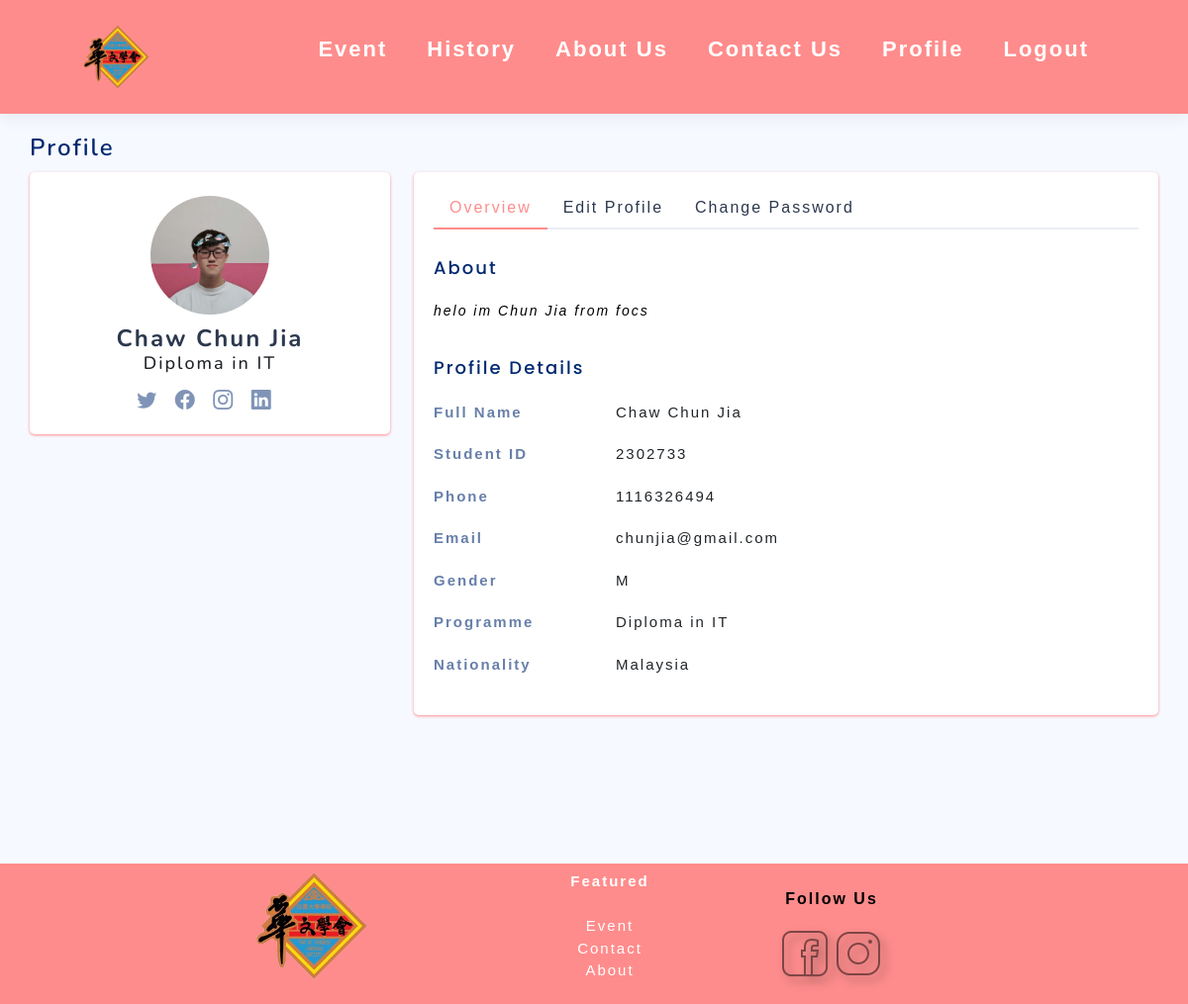
The app's page /Project/User/profile.php (signed in) with its own data.
### tables this page shows
CREATE TABLE `user` (
  `userID` int(11) NOT NULL,
  `name` varchar(255) NOT NULL,
  `email` varchar(255) NOT NULL,
  `password` varchar(255) NOT NULL,
  `about` varchar(255) DEFAULT NULL,
  `studentID` varchar(10) DEFAULT NULL,
  `phone` int(11) DEFAULT NULL,
  `gender` char(1) DEFAULT NULL,
  `programme` varchar(255) DEFAULT NULL,
  `nationality` varchar(255) DEFAULT NULL,
  `pp` varchar(255) NOT NULL DEFAULT 'default-pp.png'
);

### Project/User/profile.php (the view, shortened to what this page needs)
<?php
@include 'config.php';
$userID = $_SESSION['user_id'];
$query = "SELECT * FROM user WHERE userID = '$userID'";
$result = mysqli_query($conn, $query);
if ($result && mysqli_num_rows($result) > 0) {
    $user = mysqli_fetch_assoc($result);
}
?>
<!DOCTYPE html>
<html lang="en">
<head>
  <link href="includes/header-footer.css" rel="stylesheet">
  <link href="includes/assets/vendor/bootstrap/css/bootstrap.min.css" rel="stylesheet">
  <link href="includes/assets/vendor/bootstrap-icons/bootstrap-icons.css" rel="stylesheet">
  <link href="includes/assets/css/style.css" rel="stylesheet">
</head>
<body>
   <?php include 'header.php'; ?>
  <main id="main" class="main">
    <div class="pagetitle">
      <h1>Profile</h1>
    </div>
    <section class="section profile">
      <div class="row">
        <div class="col-xl-4">
          <div class="card">
            <div class="card-body profile-card pt-4 d-flex flex-column align-items-center">
            <img src="includes/img/<?php echo $user['pp']; ?>" alt="Profile" class="rounded-circle">
              <h2><?php echo $user['name']; ?></h2>
              <h3><?php echo $user['programme']; ?></h3>
              <div class="social-links mt-2">
                <a href="#" class="twitter"><i class="bi bi-twitter"></i></a>
                <a href="#" class="facebook"><i class="bi bi-facebook"></i></a>
                <a href="#" class="instagram"><i class="bi bi-instagram"></i></a>
                <a href="#" class="linkedin"><i class="bi bi-linkedin"></i></a>
              </div>
            </div>
          </div>
        </div>
        <div class="col-xl-8">
          <div class="card">
            <div class="card-body pt-3">
              <ul class="nav nav-tabs nav-tabs-bordered">
              <li class="nav-item">
                <a class="nav-link active" href="profile.php">Overview</a>
              </li>
              <li class="nav-item">
                <a class="nav-link" href="editprofile.php">Edit Profile</a>
              </li>
              <li class="nav-item">
                <a class="nav-link" href="password.php">Change Password</a>
              </li>
              </ul>
              <div class="tab-content pt-2">
                <div class="tab-pane fade show active profile-overview" id="profile-overview">
                  <h5 class="card-title">About</h5>
                  <p class="small fst-italic"><?php echo $user['about']; ?></p>
                  <h5 class="card-title">Profile Details</h5>
                  <div class="row">
                    <div class="col-lg-3 col-md-4 label ">Full Name</div>
                    <div class="col-lg-9 col-md-8"><?php echo $user['name']; ?></div>
                  </div>
                  <div class="row">
                    <div class="col-lg-3 col-md-4 label">Student ID</div>
                    <div class="col-lg-9 col-md-8"><?php echo $user['studentID']; ?></div>
                  </div>
                  <div class="row">
                    <div class="col-lg-3 col-md-4 label">Phone</div>
                    <div class="col-lg-9 col-md-8"><?php echo $user['phone']; ?></div>
                  </div>
                  <div class="row">
                    <div class="col-lg-3 col-md-4 label">Email</div>
                    <div class="col-lg-9 col-md-8"><?php echo $user['email']; ?></div>
                  </div>
                  <div class="row">
                    <div class="col-lg-3 col-md-4 label">Gender</div>
                    <div class="col-lg-9 col-md-8"><?php echo $user['gender']; ?></div>
                  </div>
                  <div class="row">
                    <div class="col-lg-3 col-md-4 label">Programme</div>
                    <div class="col-lg-9 col-md-8"><?php echo $user['programme']; ?></div>
                  </div>
                  <div class="row">
                    <div class="col-lg-3 col-md-4 label">Nationality</div>
                    <div class="col-lg-9 col-md-8"><?php echo $user['nationality']; ?></div>
                  </div>
                </div>
              </div>
            </div>
          </div>
        </div>
      </div>
    </section>
  </main>
</body>
<?php include 'footer.php'; ?>
</html>

### Project/User/includes/header-footer.css (style rules this page uses)
* { margin: 0; padding: 0; box-sizing: border-box; font-family: 'Back Home', sans-serif; letter-spacing: 2px; }
h1 { font-size: 60px; line-height: 64px; color:black; }
h2 { font-size: 46px; line-height: 54px; color:black; }
p { font-size: 16px; color:black; margin: 15px 0 20px 0; }
body { height: 100vh; width: 100%; }

### Project/User/includes/assets/css/style.css (style rules this page uses)
:root { scroll-behavior: smooth; }
body { font-family: "Open Sans", sans-serif; background: #f6f9ff; color: #444444; }
a { color: #4154f1; text-decoration: none; }
h1, h2, h3, h4, h5, h6 { font-family: "Nunito", sans-serif; }
#main { margin-bottom: 100px; padding: 20px 30px; transition: all 0.3s; }
.pagetitle { margin-bottom: 10px; }
.pagetitle h1 { font-size: 24px; margin-bottom: 0; font-weight: 600; color: #012970; }
.card { margin-bottom: 30px; border: none; border-radius: 5px; box-shadow: 0px 1px 3px #FF8C8C; }
.card-title { padding: 20px 0 15px 0; font-size: 18px; font-weight: 500; color: #012970; font-family: "Poppins", sans-serif; }
.card-body { padding: 0 20px 20px 20px; }
.nav-tabs-bordered { border-bottom: 2px solid #ebeef4; }
.nav-tabs-bordered .nav-link { margin-bottom: -2px; border: none; color: #2c384e; }
.nav-tabs-bordered .nav-link.active { background-color: #fff; color: #FF8C8C; border-bottom: 2px solid #FF8C8C; }
.profile .profile-card img { max-width: 120px; }
.profile .profile-card h2 { font-size: 24px; font-weight: 700; color: #2c384e; margin: 10px 0 0 0; }
.profile .profile-card h3 { font-size: 18px; }
.profile .profile-card .social-links a { font-size: 20px; display: inline-block; color: rgba(1, 41, 112, 0.5); line-height: 0; margin-right: 10px; transition: 0.3s; }
.profile .profile-overview .row { margin-bottom: 20px; font-size: 15px; }
.profile .profile-overview .card-title { color: #012970; }
.profile .profile-overview .label { font-weight: 600; color: rgba(1, 41, 112, 0.6); }

### records on screen
user: pp (picture), name "Chaw Chun Jia", programme "Diploma in IT", about "helo im Chun Jia from focs", studentID "2302733", phone "1116326494", email "chunjia@gmail.com", gender "M", nationality "Malaysia"
